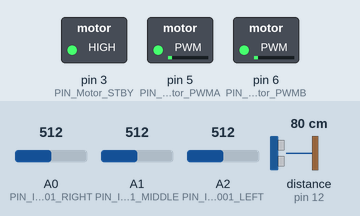
Simulated run of this sketch. Board: Arduino Uno, built with avr-gcc and run on an emulated ATmega328P. On the bench: switched loads named in the sketch (green lamp = pin HIGH). Wiring (inferred from the names in the program): ultrasonic range finder: trigger pin 13; echo pin 12. The inputs (shaded band) are chosen by the test bench; at power-on: distance to the obstacle (sensor on pin 12) 80 cm, A1 (PIN_ITR20001_MIDDLE) = 512, A0 (PIN_ITR20001_RIGHT) = 512, A2 (PIN_ITR20001_LEFT) = 512. The echo pulse lasts 58.3 µs per cm; pins used as bus, display or sensor lines are not drawn.

Above: at 1.2 s.
1.3 s: distance to the obstacle (sensor on pin 12) set to 11 cm
2.9 s: distance to the obstacle (sensor on pin 12) set to 8 cm
At 3.4 s:
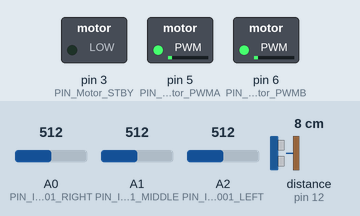
4.6 s: A1 (PIN_ITR20001_MIDDLE) set to 40
At 5.8 s:
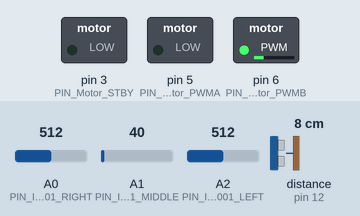
6.3 s: A0 (PIN_ITR20001_RIGHT) set to 110
7.8 s: A0 (PIN_ITR20001_RIGHT) set to 91
At 8.2 s:
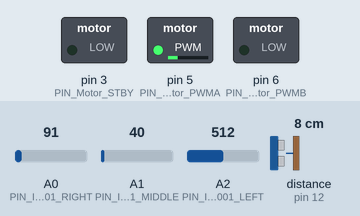
9.3 s: A2 (PIN_ITR20001_LEFT) set to 106
10.8 s: A2 (PIN_ITR20001_LEFT) set to 90
At 11.8 s:
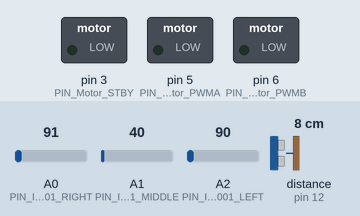
Timing chart, 0 to 13.3 s (numbered marks = the images above; inputs shaded):
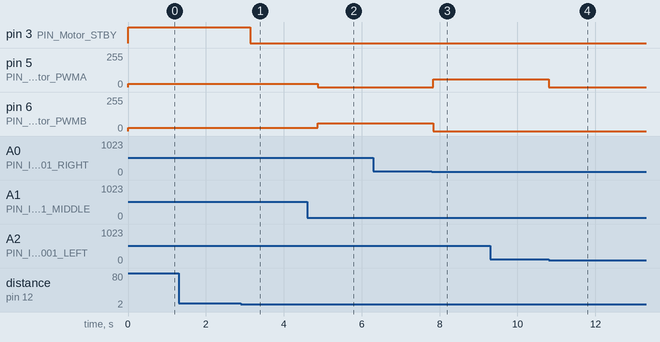

Measured:
- the behaviour switches between 10 and 9 cm on distance to the obstacle (sensor on pin 12) (found by bisection; images 0 and 1)
- the behaviour switches between 101 and 100 on A0 (PIN_ITR20001_RIGHT) (found by bisection; images 2 and 3)
- the behaviour switches between 101 and 100 on A2 (PIN_ITR20001_LEFT) (found by bisection; images 3 and 4)
- after the input at 1.3 s, every drawn part: stays the same
- after the input at 2.9 s, pin 3 (PIN_Motor_STBY): HIGH → LOW after 0.24 s
- after the input at 4.6 s, pin 5 (PIN_Motor_PWMA): 25/255 → 0/255 after 0.27 s; pin 6 (PIN_Motor_PWMB): 25/255 → 60/255 after 0.27 s
- after the input at 6.3 s, every drawn part: stays the same
- after the input at 7.8 s, pin 5 (PIN_Motor_PWMA): 0/255 → 60/255 at once; pin 6 (PIN_Motor_PWMB): 60/255 → 0/255 at once
- after the input at 9.3 s, every drawn part: stays the same
- after the input at 10.8 s, pin 5 (PIN_Motor_PWMA): 60/255 → 0/255 at once

The sketch:

P4_al.ino
```cpp
// Programa a cargar en Arduino UNO
#include <Arduino_FreeRTOS.h>
#include <Thread.h>

Thread myThread = Thread();

// Motores
#define PIN_Motor_STBY 3
#define PIN_Motor_PWMA 5
#define PIN_Motor_PWMB 6
#define PIN_Motor_AIN_1 7
#define PIN_Motor_BIN_1 8

// Ultrasonidos
#define TRIG_PIN 13
#define ECHO_PIN 12

// Infrarrojo
#define PIN_ITR20001_LEFT   A2
#define PIN_ITR20001_MIDDLE A1
#define PIN_ITR20001_RIGHT  A0

// Umbral de la línea
#define LINEVALUE 100
#define LINE_MIDDLE_VALUE 60
#define LINE_FRECUENCY 5

// Tiempo entre cada mensaje de PING
#define PERIOD_PING 4000

// Velocidades
#define FORWARD 25
#define TURN 60
#define MINI_TURN 35
#define STOP 0

// Constantes sensor de distancia
int ULTRASONIC_FRECUENCY = 20;
long duracion;
int distancia;
int ultimaDistancia = 0;

// Ajustar la velocidad según los valores del infrarrojos
static void CheckLine(void* pvParameters) {

  TickType_t xLastWakeTime, aux;

  while(1){

    xLastWakeTime = xTaskGetTickCount();
    aux = xLastWakeTime;

    int leftValue = analogRead(PIN_ITR20001_LEFT);
    int middleValue = analogRead(PIN_ITR20001_MIDDLE);
    int rightValue = analogRead(PIN_ITR20001_RIGHT);

    // Linea centrada
    if(middleValue > LINEVALUE) {
      analogWrite(PIN_Motor_PWMA,FORWARD);
      analogWrite(PIN_Motor_PWMB,FORWARD);
    }
    // Linea ligeramente a la derecha
    else if(rightValue > LINE_MIDDLE_VALUE && middleValue > LINE_MIDDLE_VALUE){
      analogWrite(PIN_Motor_PWMA,STOP);
      analogWrite(PIN_Motor_PWMB,MINI_TURN);
    }
    // Línea a la derecha
    else if (rightValue > LINEVALUE) {
      analogWrite(PIN_Motor_PWMA,STOP);
      analogWrite(PIN_Motor_PWMB,TURN);
    }
    // Línea ligeramente a la izquierda
    else if(leftValue > LINE_MIDDLE_VALUE && middleValue > LINE_MIDDLE_VALUE){
      analogWrite(PIN_Motor_PWMA,MINI_TURN);
      analogWrite(PIN_Motor_PWMB,STOP);
    }
    // Linea a la izquierda
    else if (leftValue > LINEVALUE) {
      analogWrite(PIN_Motor_PWMA,TURN);
      analogWrite(PIN_Motor_PWMB,STOP);
    // Fuera de la linea
    } else {
      analogWrite(PIN_Motor_PWMA,STOP);
      analogWrite(PIN_Motor_PWMB,STOP);
    }
    xTaskDelayUntil(&xLastWakeTime,LINE_FRECUENCY);
    delay(200);
  }
}

long time_start;

// Pararse antes del obstáculo en el rango 5-8 cm
static void CheckDistance(void* pvParameters) {

  TickType_t xLastWakeTime, aux;

  while(1){

    xLastWakeTime = xTaskGetTickCount();
    aux = xLastWakeTime;

    digitalWrite(TRIG_PIN, LOW);
    delayMicroseconds(2);
    digitalWrite(TRIG_PIN, HIGH);
    delayMicroseconds(10);
    digitalWrite(TRIG_PIN, LOW);
    duracion = pulseIn(ECHO_PIN, HIGH);
    distancia = (duracion * 0.034) / 2;
    xTaskDelayUntil(&xLastWakeTime,ULTRASONIC_FRECUENCY);

    if(distancia < 50 && distancia > 8){
      ULTRASONIC_FRECUENCY = 5;
    }

    else if(distancia <= 8 && distancia >= 5){
      digitalWrite(PIN_Motor_STBY,LOW);

    }

    else{
      ULTRASONIC_FRECUENCY = 20;
    }
    delay(200);
  }
}


void setup() {
  Serial.begin(9600);
  pinMode(PIN_ITR20001_LEFT, INPUT);
  pinMode(PIN_ITR20001_MIDDLE, INPUT);
  pinMode(PIN_ITR20001_RIGHT, INPUT);
  pinMode(TRIG_PIN, OUTPUT);
  pinMode(ECHO_PIN, INPUT);
  pinMode(PIN_Motor_STBY,OUTPUT);
  digitalWrite(PIN_Motor_STBY,HIGH);
  digitalWrite(PIN_Motor_AIN_1,HIGH);
  digitalWrite(PIN_Motor_BIN_1,HIGH);

  //Serial.print("{PING}" + String(millis() - time_start) + "*");

  xTaskCreate(CheckLine, "CheckLine", 100, NULL, 2, NULL);
  xTaskCreate(CheckDistance, "CheckDistance", 100, NULL, 1, NULL);
}

void loop(){

}
```
